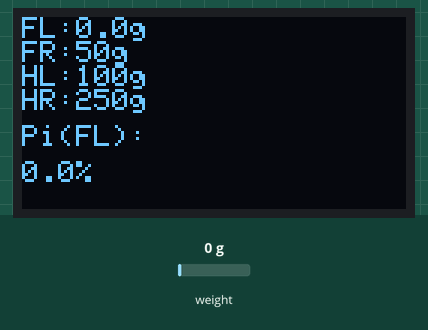
Simulated run of this sketch. Board: ESP32. Parts: 128×64 one-colour display. Inputs (shaded band) come from the test bench; at power-on: weight on the scale 0 g. What the sketch prints to the serial monitor is not drawn.

Above: at 2.6 s.
2.7 s: weight on the scale set to 8 g
4.9 s: weight on the scale set to 11 g
At 6.3 s:
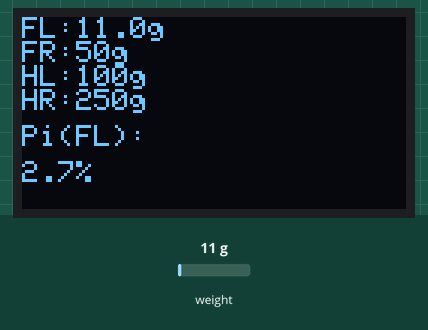
7.1 s: weight on the scale set to 100 g
At 9.3 s:
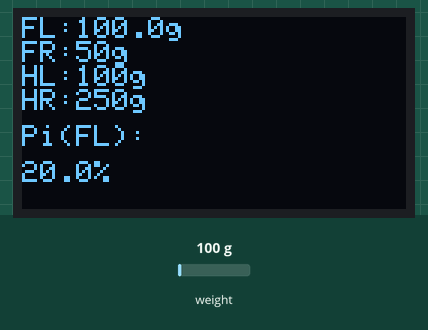
Timing chart, 0 to 10.8 s (numbered marks = the images above; inputs shaded):
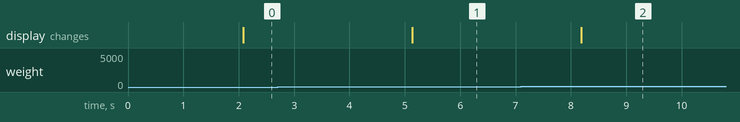

The sketch:

MP_RAS_Steady_Weight_Prototype.ino
```cpp
#include <Wire.h>
#include <HX711.h>
#include <Adafruit_GFX.h>
#include <Adafruit_SSD1306.h>

// ============================================================
// MP-RAS - Steady Weight Prototype
// Multi-Parametric Rodent Assessment System
//
// Current configuration:
//   - 1 active load cell connected through HX711
//   - 3 dummy/simulated paw weights
//   - SSD1306 128x64 OLED
//
// Paw assignment:
//   FL = Actual load-cell measurement
//   FR = Dummy weight 1
//   HL = Dummy weight 2
//   HR = Dummy weight 3
// ============================================================


// ================= OLED =================

#define SCREEN_WIDTH 128
#define SCREEN_HEIGHT 64
#define OLED_RESET -1

Adafruit_SSD1306 display(
  SCREEN_WIDTH,
  SCREEN_HEIGHT,
  &Wire,
  OLED_RESET
);


// ================= HX711 =================

#define HX_DOUT 19
#define HX_SCK 18

HX711 scale;


// ================= CALIBRATION =================

long OFFSET = -349600;
float SCALE = -220.0;


// ================= DUMMY WEIGHTS =================
// These represent the remaining paw loads
// for the current prototype configuration.

float dummy1 = 50.0;   // FR
float dummy2 = 100.0;  // HL
float dummy3 = 250.0;  // HR


// ================= SETUP =================

void setup() {

  Serial.begin(115200);

  // Initialize I2C
  Wire.begin(21, 22);
  Wire.setClock(100000);


  // ================= OLED INITIALIZATION =================

  if (!display.begin(SSD1306_SWITCHCAPVCC, 0x3C)) {
    while (1);
  }


  // ================= HX711 INITIALIZATION =================

  scale.begin(HX_DOUT, HX_SCK);

  scale.set_offset(OFFSET);
  scale.set_scale(SCALE);


  // ================= STARTUP DISPLAY =================

  display.clearDisplay();

  display.setTextSize(1);
  display.setTextColor(SSD1306_WHITE);
  display.setCursor(0, 0);

  display.println("Pi % Mode Ready");

  display.display();

  delay(1000);
}


// ================= MAIN LOOP =================

void loop() {

  // Read actual load-cell weight
  float actualWt = scale.get_units(10);


  // Remove small fluctuations around zero
  if (abs(actualWt) < 10) {
    actualWt = 0;
  }


  // ================= TOTAL WEIGHT =================

  float totalWt =
    actualWt +
    dummy1 +
    dummy2 +
    dummy3;


  // Safety condition
  if (totalWt <= 0) {
    totalWt = 1;
  }


  // ================= PAW PERCENTAGES =================

  float P_act =
    (actualWt / totalWt) * 100.0;

  float P_d1 =
    (dummy1 / totalWt) * 100.0;

  float P_d2 =
    (dummy2 / totalWt) * 100.0;

  float P_d3 =
    (dummy3 / totalWt) * 100.0;


  // ================= OLED DISPLAY =================

  display.clearDisplay();

  display.setTextSize(1);
  display.setTextColor(SSD1306_WHITE);


  // FL - Actual load cell
  display.setCursor(0, 0);
  display.print("FL:");
  display.print(actualWt, 1);
  display.print("g");


  // FR - Dummy 1
  display.setCursor(0, 8);
  display.print("FR:");
  display.print(dummy1, 0);
  display.print("g");


  // HL - Dummy 2
  display.setCursor(0, 16);
  display.print("HL:");
  display.print(dummy2, 0);
  display.print("g");


  // HR - Dummy 3
  display.setCursor(0, 24);
  display.print("HR:");
  display.print(dummy3, 0);
  display.print("g");


  // FL percentage
  display.setCursor(0, 36);
  display.print("Pi(FL):");


  display.setCursor(0, 48);
  display.print(P_act, 1);
  display.print("%");


  display.display();


  // ================= SERIAL OUTPUT =================

  Serial.print("Total=");
  Serial.print(totalWt, 1);

  Serial.print(" | P: ");

  Serial.print(P_act, 1);
  Serial.print(" ");

  Serial.print(P_d1, 1);
  Serial.print(" ");

  Serial.print(P_d2, 1);
  Serial.print(" ");

  Serial.println(P_d3, 1);


  // Update every 500 ms
  delay(500);
}
```

Measured:
- the behaviour switches between 9 and 10 g on weight on the scale (found by bisection; images 0 and 1)
- after the input at 2.7 s, every drawn part: stays the same
- after the input at 4.9 s, the display: changes after 0.23 s (image 1)
- after the input at 7.1 s, the display: changes after 1.1 s (image 2)
